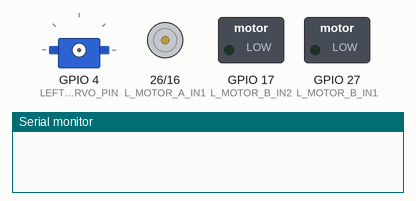
Recording of a sketch running on a simulated ESP32. Parts: servo, motor-driver pin pairs drawn as motors (green arrow = first pin HIGH = forward, orange = second pin HIGH = backward, longer = more drive), switched loads named in the sketch (green lamp = pin HIGH), the last lines printed to the serial monitor.

Above: at 0.0 s.
At 1.6 s:
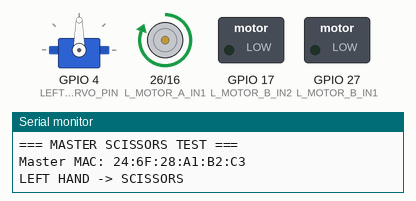
Timing chart, 0 to 9.0 s (numbered marks = the images above):
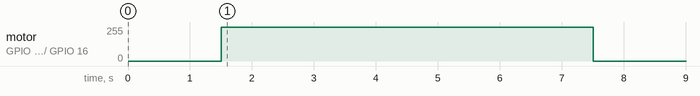

The sketch:

NewMasterTestCode.ino
```cpp
#include <WiFi.h>
#include <esp_now.h>
#include <ESP32Servo.h>

// =====================================================
// SLAVE MAC ADDRESS
// =====================================================
uint8_t SLAVE_MAC[] = {0xEC, 0x64, 0xC9, 0x5E, 0x80, 0x4C};  // replace if needed

// =====================================================
// LEFT HAND HARDWARE
// =====================================================
const int L_MOTOR_A_IN1 = 26;
const int L_MOTOR_A_IN2 = 16;
const int L_MOTOR_B_IN1 = 27;
const int L_MOTOR_B_IN2 = 17;

const int LEFT_COVER_SERVO_PIN = 4;
Servo leftCoverServo;

// =====================================================
// TUNING
// =====================================================
const int LEFT_COVER_OPEN_ANGLE = 90;
const unsigned long PULL_TIME_SCISSORS_MS = 6000;

// =====================================================
// COMMAND PROTOCOL
// =====================================================
enum CommandType : uint8_t {
  CMD_NONE = 0,
  CMD_SET_GESTURE = 1
};

struct RightHandPacket {
  uint32_t seq;
  uint8_t command;
  uint8_t gesture;
  uint8_t cover;
};

uint32_t txSequence = 1;
volatile bool lastSendOk = false;

// =====================================================
// FUNCTION DECLARATIONS
// =====================================================
bool initEspNow();
bool addSlavePeer();
bool sendRightScissors();

void onDataSent(const uint8_t *mac_addr, esp_now_send_status_t status);

void setLeftScissors();
void setLeftCoverOpen();

void motorAForward();
void motorBForward();
void stopMotor(int in1, int in2);
void stopLeftHand();

// =====================================================
// SETUP
// =====================================================
void setup() {
  Serial.begin(115200);
  delay(1000);

  pinMode(L_MOTOR_A_IN1, OUTPUT);
  pinMode(L_MOTOR_A_IN2, OUTPUT);
  pinMode(L_MOTOR_B_IN1, OUTPUT);
  pinMode(L_MOTOR_B_IN2, OUTPUT);

  stopLeftHand();

  leftCoverServo.attach(LEFT_COVER_SERVO_PIN);

  WiFi.mode(WIFI_STA);
  WiFi.disconnect();

  Serial.println();
  Serial.println("=== MASTER SCISSORS TEST ===");
  Serial.print("Master MAC: ");
  Serial.println(WiFi.macAddress());

  if (!initEspNow()) {
    Serial.println("ESP-NOW init failed.");
    while (true) delay(1000);
  }

  if (!addSlavePeer()) {
    Serial.println("Failed to add slave peer.");
    while (true) delay(1000);
  }

  setLeftCoverOpen();
  delay(500);

  Serial.println("LEFT HAND -> SCISSORS");
  setLeftScissors();

  delay(500);

  Serial.println("RIGHT HAND CMD -> SCISSORS");
  sendRightScissors();
}

// =====================================================
// LOOP
// =====================================================
void loop() {
  // Nothing needed
}

// =====================================================
// ESP-NOW
// =====================================================
bool initEspNow() {
  if (esp_now_init() != ESP_OK) return false;
  esp_now_register_send_cb(onDataSent);
  return true;
}

bool addSlavePeer() {
  esp_now_peer_info_t peerInfo = {};
  memcpy(peerInfo.peer_addr, SLAVE_MAC, 6);
  peerInfo.channel = 0;
  peerInfo.encrypt = false;

  if (esp_now_is_peer_exist(SLAVE_MAC)) return true;

  return (esp_now_add_peer(&peerInfo) == ESP_OK);
}

bool sendRightScissors() {
  RightHandPacket pkt;
  pkt.seq = txSequence++;
  pkt.command = CMD_SET_GESTURE;
  pkt.gesture = 'S';
  pkt.cover = 0;

  lastSendOk = false;

  esp_err_t result = esp_now_send(SLAVE_MAC, (uint8_t *)&pkt, sizeof(pkt));

  Serial.print("Sent packet seq=");
  Serial.print(pkt.seq);
  Serial.print(" cmd=");
  Serial.print(pkt.command);
  Serial.print(" gesture=");
  Serial.println((char)pkt.gesture);

  delay(200);

  Serial.print("ESP-NOW send queued: ");
  Serial.println(result == ESP_OK ? "YES" : "NO");
  Serial.print("Delivery callback success: ");
  Serial.println(lastSendOk ? "YES" : "NO");

  return (result == ESP_OK);
}

void onDataSent(const uint8_t *mac_addr, esp_now_send_status_t status) {
  lastSendOk = (status == ESP_NOW_SEND_SUCCESS);
}

// =====================================================
// LEFT HAND CONTROL
// =====================================================
void setLeftCoverOpen() {
  leftCoverServo.write(LEFT_COVER_OPEN_ANGLE);
}

void setLeftScissors() {
  // Scissors = pull in thumb + ring + pinky only
  motorAForward();
  stopMotor(L_MOTOR_B_IN1, L_MOTOR_B_IN2);
  delay(PULL_TIME_SCISSORS_MS);
  stopLeftHand();
}

// =====================================================
// MOTOR CONTROL
// =====================================================
void motorAForward() {
  digitalWrite(L_MOTOR_A_IN1, HIGH);
  digitalWrite(L_MOTOR_A_IN2, LOW);
}

void motorBForward() {
  digitalWrite(L_MOTOR_B_IN1, LOW);
  digitalWrite(L_MOTOR_B_IN2, HIGH);
}

void stopMotor(int in1, int in2) {
  digitalWrite(in1, LOW);
  digitalWrite(in2, LOW);
}

void stopLeftHand() {
  stopMotor(L_MOTOR_A_IN1, L_MOTOR_A_IN2);
  stopMotor(L_MOTOR_B_IN1, L_MOTOR_B_IN2);
}
```
